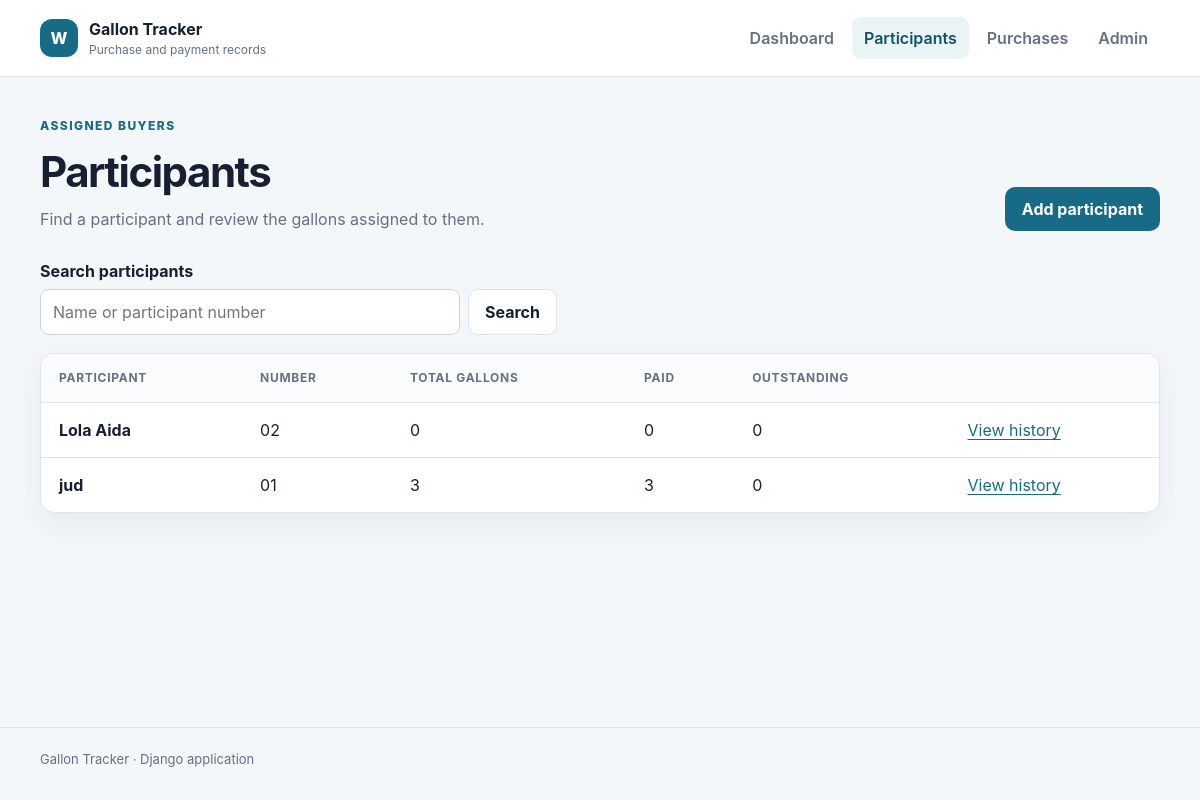
Page /participants/ on the committed database.
### water/models.py (models this page shows, shortened)
class Participant(models.Model):
    participant_number = models.CharField(
        max_length=30,
        unique=True
    )
    full_name = models.CharField(max_length=150)
    phone = models.CharField(
        max_length=30,
        blank=True
    )
    address = models.TextField(blank=True)
    is_active = models.BooleanField(default=True)
    created_at = models.DateTimeField(
        auto_now_add=True
    )
    updated_at = models.DateTimeField(
        auto_now=True
    )

### water/views.py (the view)
# urls.py: path("participants/", views.participant_list, name="participant_list"),
def participant_list(request):
    query = request.GET.get("q", "").strip()
    participants = Participant.objects.annotate(
        gallon_total=Count("orders__gallons"),
        paid_total=Count(
            "orders__gallons",
            filter=Q(
                orders__gallons__payment_status=Gallon.PaymentStatus.PAID
            )
        ),
        outstanding_total=Count(
            "orders__gallons",
            filter=~Q(
                orders__gallons__payment_status=Gallon.PaymentStatus.PAID
            )
        ),
    ).order_by("full_name")
    if query:
        participants = participants.filter(
            Q(full_name__icontains=query)
            | Q(participant_number__icontains=query)
        )
    return render(request, "water/participant_list.html", {
        "participants": participants,
        "query": query,
    })

### water/templates/water/participant_list.html (shortened to what this page needs)
{% extends "water/base.html" %}
{% block content %}
<section class="page-heading split-heading">
    <div>
        <p class="eyebrow">Assigned buyers</p>
        <h1>Participants</h1>
        <p>Find a participant and review the gallons assigned to them.</p>
    </div>
    <a class="button primary" href="{% url 'water:participant_create' %}">Add participant</a>
</section>
<form class="search-form" method="get" role="search">
    <label for="participant-search">Search participants</label>
    <div>
        <input id="participant-search" type="search" name="q" value="{{ query }}" placeholder="Name or participant number">
        <button class="button secondary" type="submit">Search</button>
    </div>
</form>
<div class="table-wrap">
    <table>
        <thead>
            <tr>
                <th>Participant</th>
                <th>Number</th>
                <th>Total gallons</th>
                <th>Paid</th>
                <th>Outstanding</th>
                <th></th>
            </tr>
        </thead>
        <tbody>
            {% for participant in participants %}
            <tr>
                <td>
                    <strong>{{ participant.full_name }}</strong>
                </td>
                <td>{{ participant.participant_number }}</td>
                <td>{{ participant.gallon_total }}</td>
                <td>{{ participant.paid_total }}</td>
                <td>{{ participant.outstanding_total }}</td>
                <td><a href="{% url 'water:participant_detail' participant.pk %}">View history</a></td>
            </tr>
            {% empty %}
            <tr><td colspan="6" class="empty-cell">No participants found.</td></tr>
            {% endfor %}
        </tbody>
    </table>
</div>
{% endblock %}

### water/static/water/styles.css (style rules this page uses)
:root { color-scheme: light; --ink: #172033; --muted: #657085; --line: #dfe5ec; --surface: #ffffff; --canvas: #f4f7fa; --primary: #176b87; --primary-dark: #10536a; --blue-soft: #e6f4ff; --blue: #2581c4; --pink-soft: #fff0f5; --pink: #d85d8b; --green-soft: #e9f8ef; --green: #217a46; --amber-soft: #fff5db; --amber: #8a5b00; --red-soft: #fff0ee; --red: #a33a31; --radius: 14px; --shadow: 0 10px 30px rgba(23, 32, 51, 0.07); }
* { box-sizing: border-box; }
body { margin: 0; min-height: 100vh; color: var(--ink); background: var(--canvas); font-family: -apple-system, BlinkMacSystemFont, "Segoe UI", sans-serif; line-height: 1.5; }
a { color: var(--primary); text-underline-offset: 3px; }
.page-heading { margin-bottom: 28px; }
.page-heading h1 { margin: 5px 0 4px; font-size: clamp(30px, 5vw, 42px); letter-spacing: -0.035em; }
.page-heading p { margin: 0; color: var(--muted); }
.split-heading { display: flex; justify-content: space-between; align-items: end; gap: 20px; }
.eyebrow { color: var(--primary) !important; text-transform: uppercase; letter-spacing: .12em; font-size: 12px; font-weight: 800; }
.button { display: inline-flex; min-height: 42px; align-items: center; justify-content: center; padding: 9px 16px; border: 1px solid transparent; border-radius: 10px; font: inherit; font-weight: 700; cursor: pointer; text-decoration: none; }
.button.primary { background: var(--primary); color: white; }
.button.secondary { border-color: var(--line); background: white; color: var(--ink); }
.panel, .table-wrap { background: var(--surface); border: 1px solid var(--line); border-radius: var(--radius); box-shadow: var(--shadow); }
.table-wrap { overflow-x: auto; }
table { width: 100%; border-collapse: collapse; }
th, td { padding: 15px 18px; border-bottom: 1px solid var(--line); text-align: left; white-space: nowrap; }
th { color: var(--muted); background: #fafbfd; font-size: 12px; text-transform: uppercase; letter-spacing: .06em; }
tbody tr:last-child td { border-bottom: 0; }
.search-form { margin-bottom: 18px; }
.search-form label { display: block; font-weight: 700; margin-bottom: 6px; }
.search-form > div { display: flex; gap: 8px; }
.search-form input { max-width: 420px; }
input, select, textarea { width: 100%; min-height: 44px; padding: 10px 12px; border: 1px solid #c9d2dc; border-radius: 9px; background: white; color: var(--ink); font: inherit; }

### rows in the picture
Participant: full_name "Lola Aida", participant_number "02", gallon_total "0", paid_total "0", outstanding_total "0"
Participant: full_name "jud", participant_number "01", gallon_total "3", paid_total "3", outstanding_total "0"
